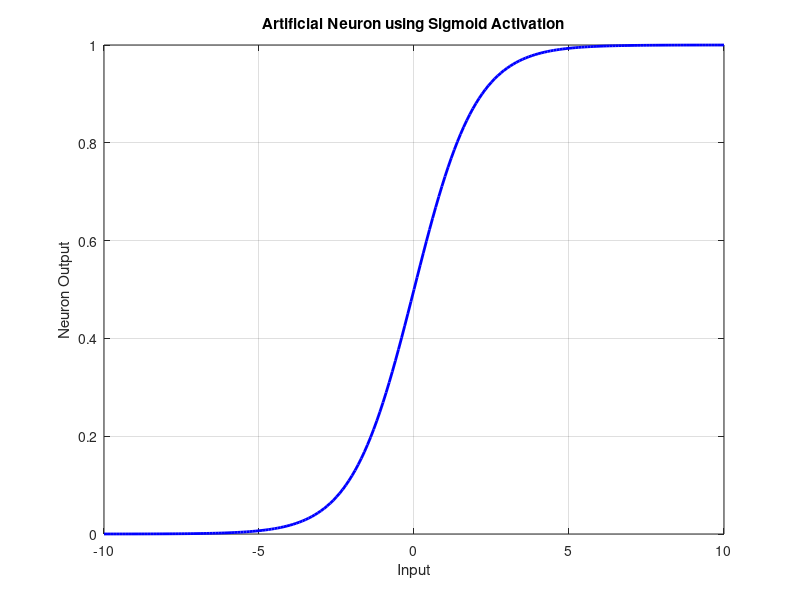

Source code (MATLAB):
clc;
clear;
close all;

% Input values
x = -10:0.1:10;

% Weight and Bias
w = 1;
b = 0;

% Weighted Sum
net = w*x + b;

% Sigmoid Activation Function
y = 1 ./ (1 + exp(-net));

% Display sample values
disp(' Input      Output');
disp([x(1:10:end)' y(1:10:end)']);

% Plot
figure;
plot(x,y,'b','LineWidth',2);
grid on;
xlabel('Input');
ylabel('Neuron Output');
title('Artificial Neuron using Sigmoid Activation');
